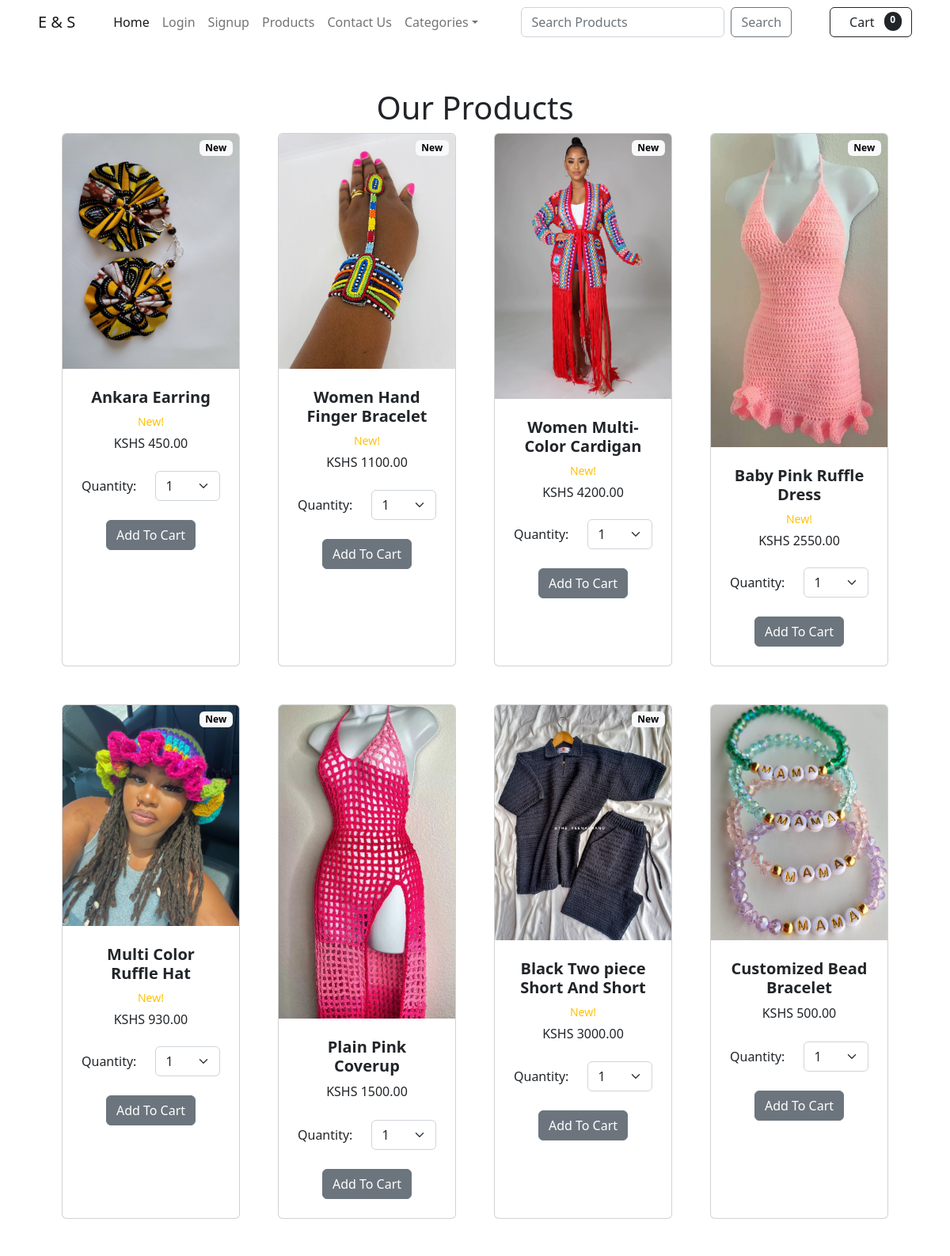
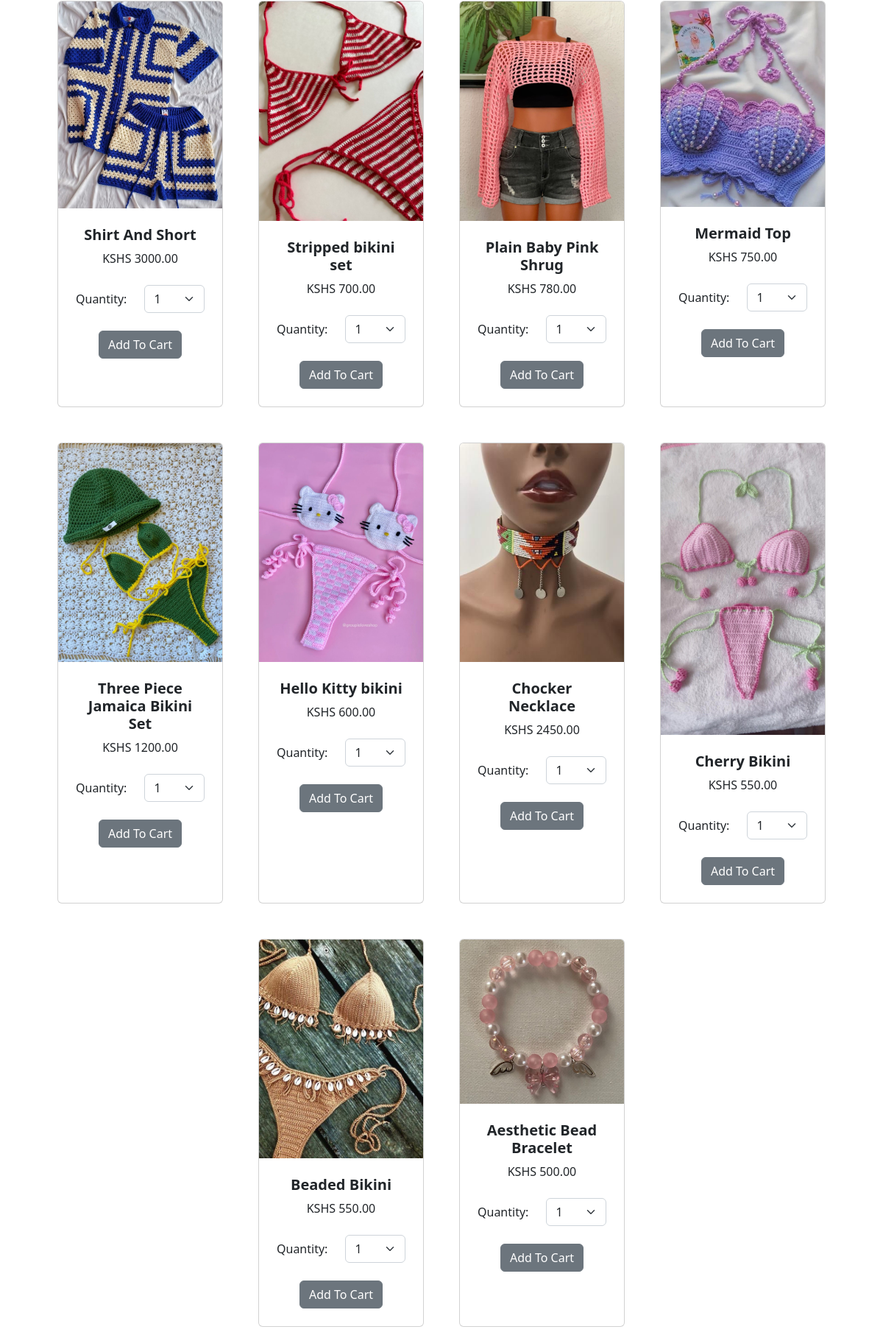
The app's page /product_list (upper part) with its own data (2 pictures, top to bottom).
### my_app/models.py (models this page shows, shortened)
class Product(models.Model):
    name = models.CharField(max_length=50)
    description = models.CharField(max_length=250, default="", blank=True, null=True)
    price = models.DecimalField(default=0, max_digits=10, decimal_places=2)
    image = models.ImageField(upload_to='products/images/')
    category = models.ForeignKey(Category, related_name='products', on_delete=models.CASCADE)
    created_at = models.DateTimeField(auto_now_add=True)
    updated_at = models.DateTimeField(auto_now=True)
    is_new = models.BooleanField(default=False)
    class Meta:
        ordering = ['category']
        db_table = 'product'
        verbose_name_plural = 'Products'

### my_app/views.py (the view)
# urls.py: path('product_list', views.product_list, name='products'),
def product_list(request):
    category = request.GET.get('category')
    if category:
        products = Product.objects.filter(category_name=category)
    else:
        products = Product.objects.all().order_by('-created_at')
    categories = Category.objects.all()
    return render(request, 'products.html', {"products": products, "categories": categories})

### cart/cart.py (called while the page is built)
    def __len__(self):
        return len(self.cart)

### cart/context_processors.py (called while the page is built)
def cart(request):
    return {'cart': Cart(request)}

### templates/products.html (shortened to what this page needs)
{% extends 'master.html' %}
{% load static %}
{% block extra_css %}
    <link rel="stylesheet" href="{% static 'css/about.css' %}">
{% endblock %}
{% block content %}
    <section class="py-5">
        <div class="container px-4 px-lg-5">
            <h1 class="text-center">Our Products</h1>
            <div class="row gx-4 gx-lg-5 row-cols-2 row-cols-md-3 row-cols-xl-4 justify-content-center">
                {% for product in products %}
                    {% if product.is_new %}
                        <div class="col mb-5">
                            <div class="card h-100">
                                <div class="badge bg-light text-black position-absolute"
                                     style="top: 0.5rem; right: 0.5rem;">New
                                </div>
                                <img class="card-img-top" src="{{ product.image.url }}" alt="{{ product.name }}"/>
                                <div class="card-body p-4">
                                    <div class="text-center">
                                        <h5 class="fw-bolder">{{ product.name }}</h5>
                                        <div class="d-flex justify-content-center small text-warning mb-2">
                                            &nbsp;&nbsp;New!&nbsp;&nbsp;
                                        </div>
                                        <h6>KSHS {{ product.price }}</h6>
                                        <div class="d-flex gap-4 justify-content-between align-items-center mb-4 mt-4">
                                            <label for="qty-cart">Quantity:</label>
                                            <select class="form-select" id="qty-cart">
                                                <option value="1" selected>1</option>
                                            </select>
                                        </div>
                                        <button type="button" value="{{ product.id }}" class="btn btn-secondary"
                                                id="add-cart">
                                            Add To Cart
                                        </button>
                                    </div>
                                </div>
                            </div>
                        </div>
                    {% else %}
                        <div class="col mb-5">
                            <div class="card h-100">
                                <img class="card-img-top" src="{{ product.image.url }}" alt="{{ product.name }}"/>
                                <div class="card-body p-4">
                                    <div class="text-center">
                                        <h5 class="fw-bolder">{{ product.name }}</h5>
                                        KSHS {{ product.price }}
                                        <div class="d-flex gap-4 justify-content-between align-items-center mb-4 mt-4">
                                            <label for="qty-cart">Quantity:</label>
                                            <select class="form-select" id="qty-cart">
                                                <option value="1" selected>1</option>
                                            </select>
                                        </div>
                                        <button type="button" value="{{ product.id }}" class="btn btn-secondary add-cart"
                                                id="add-cart">
                                            Add To Cart
                                        </button>
                                    </div>
                                </div>
                            </div>
                        </div>
                    {% endif %}
                    <br/>
                    <br/>
                {% endfor %}
            </div>
        </div>
    </section>
{% endblock %}

### records on screen
Product: image (picture), name "Ankara Earring", price "450.00", {{ product.id }} 18 (drawn)
Product: image (picture), name "Women Hand Finger Bracelet", price "1100.00", {{ product.id }} 17 (drawn)
Product: image (picture), name "Women Multi-Color Cardigan", price "4200.00", {{ product.id }} 16 (drawn)
Product: image (picture), name "Baby Pink Ruffle Dress", price "2550.00", {{ product.id }} 15 (drawn)
Product: image (picture), name "Multi Color Ruffle Hat", price "930.00", {{ product.id }} 14 (drawn)
Product: image (picture), name "Plain Pink Coverup", price "1500.00", {{ product.id }} 13 (drawn)
Product: image (picture), name "Black Two piece Short And Short", price "3000.00", {{ product.id }} 12 (drawn)
Product: image (picture), name "Customized Bead Bracelet", price "500.00", {{ product.id }} 11 (drawn)
Product: image (picture), name "Shirt And Short", price "3000.00", {{ product.id }} 10 (drawn)
Product: image (picture), name "Stripped bikini set", price "700.00", {{ product.id }} 9 (drawn)
Product: image (picture), name "Plain Baby Pink Shrug", price "780.00", {{ product.id }} 8 (drawn)
Product: image (picture), name "Mermaid Top", price "750.00", {{ product.id }} 7 (drawn)
Product: image (picture), name "Three Piece Jamaica Bikini Set", price "1200.00", {{ product.id }} 6 (drawn)
Product: image (picture), name "Hello Kitty bikini", price "600.00", {{ product.id }} 5 (drawn)
Product: image (picture), name "Chocker Necklace", price "2450.00", {{ product.id }} 4 (drawn)
Product: image (picture), name "Cherry Bikini", price "550.00", {{ product.id }} 3 (drawn)
Product: image (picture), name "Beaded Bikini", price "550.00", {{ product.id }} 2 (drawn)
Product: image (picture), name "Aesthetic Bead Bracelet", price "500.00"

### other values on screen
{{ cart|length }} "0"
